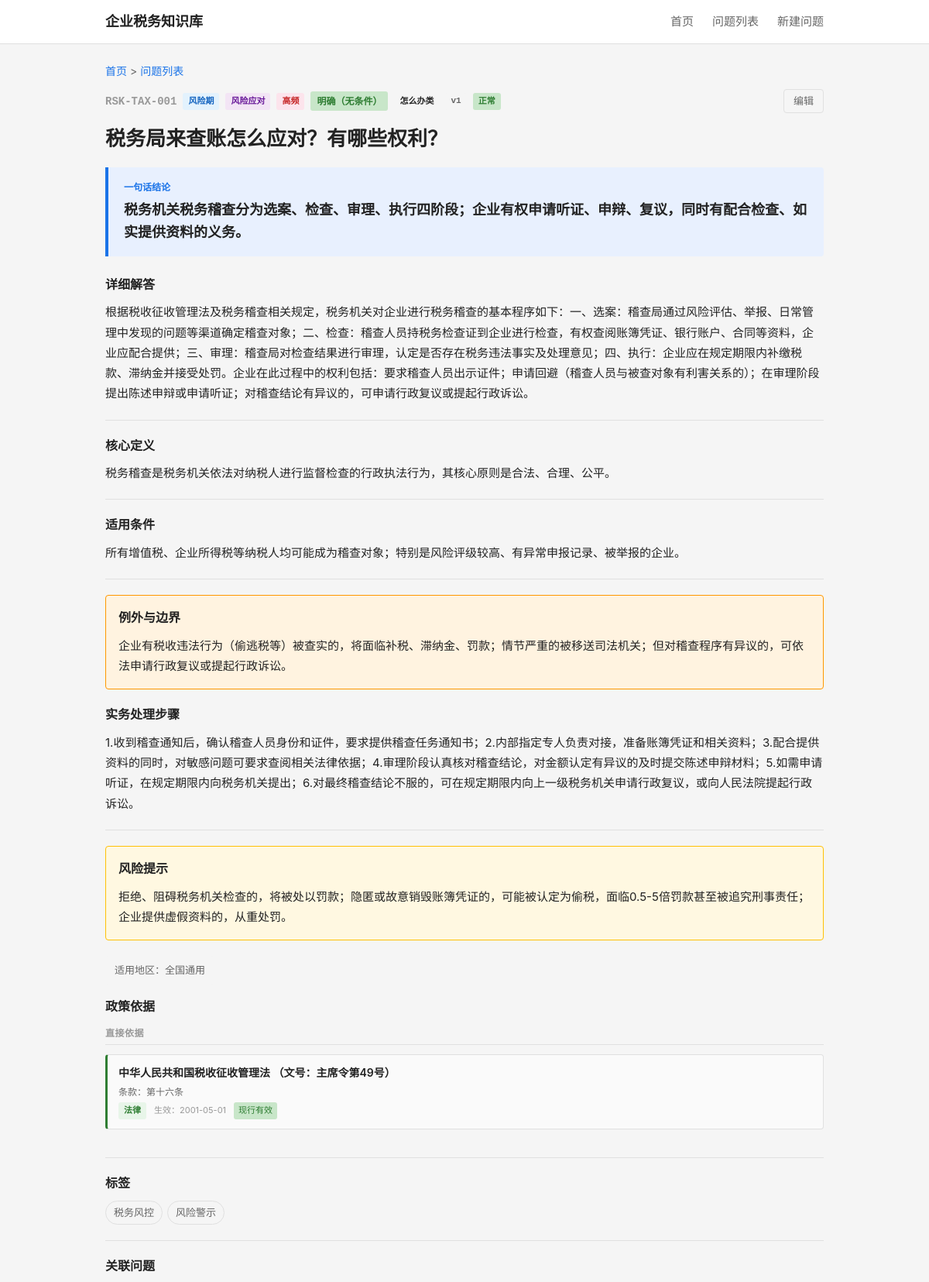
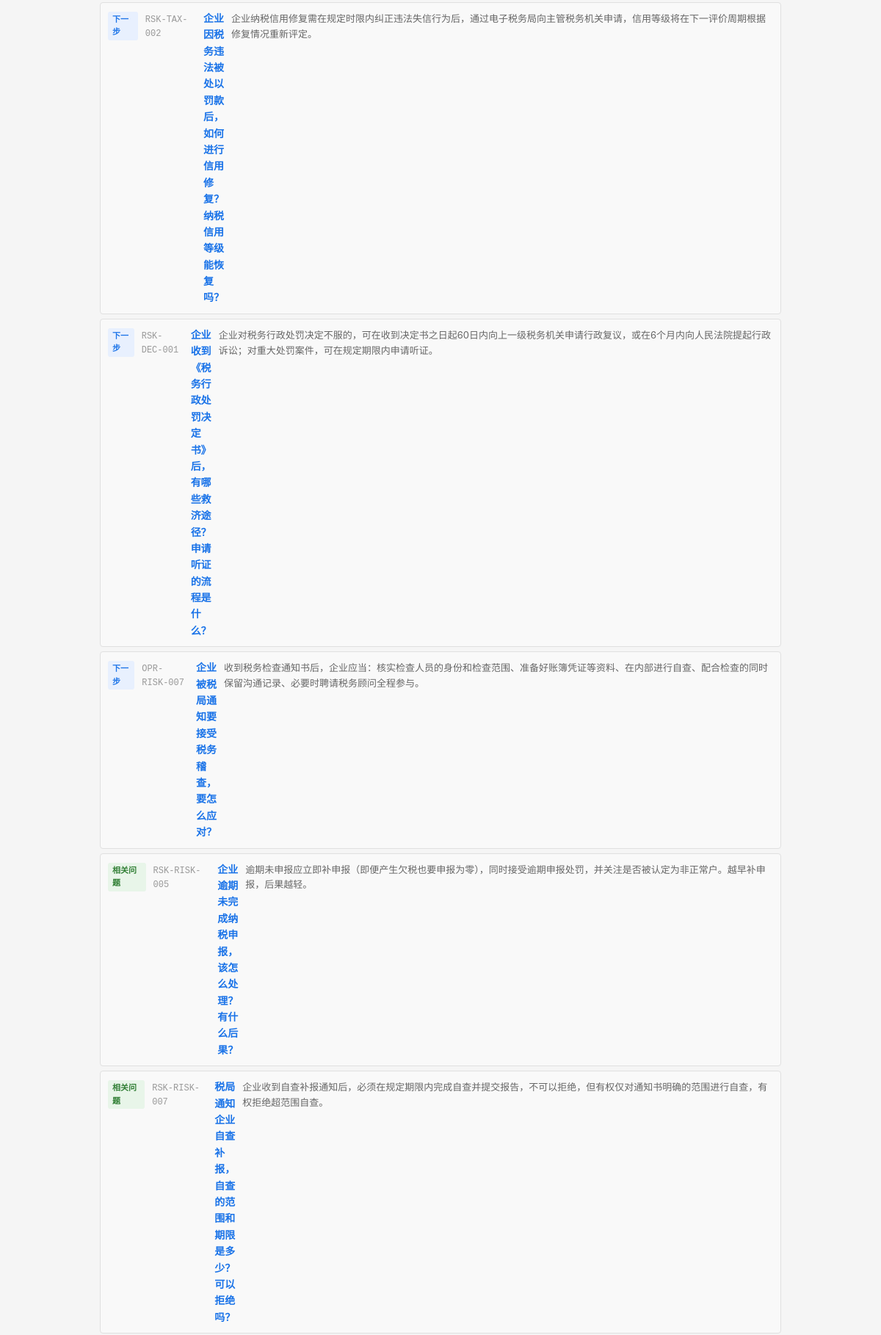
The page /question/RSK-TAX-001 (upper part) on the database its author committed (2 pictures, top to bottom).
### tables this page shows
CREATE TABLE question_master (
    id              INTEGER PRIMARY KEY AUTOINCREMENT,
    question_code   TEXT NOT NULL UNIQUE,
    question_title  TEXT NOT NULL,
    question_plain  TEXT NOT NULL,

    -- 分类
    stage_code      TEXT NOT NULL,
    module_code     TEXT NOT NULL,
    question_type   TEXT NOT NULL,

    -- 答案
    one_line_answer TEXT NOT NULL,
    detailed_answer TEXT,
    core_definition TEXT,

    -- 条件与边界
    applicable_conditions TEXT,
    exceptions_boundary   TEXT,

    -- 实务
    practical_steps TEXT,
    risk_warning    TEXT,

    -- 适用范围
    scope_level     TEXT NOT NULL DEFAULT 'scope_national',
    local_region    TEXT,

    -- 确定性
    answer_certainty TEXT NOT NULL DEFAULT 'certain_clear',

    -- 元数据
    keywords        TEXT,
    high_frequency_flag INTEGER NOT NULL DEFAULT 0,
    newbie_flag     INTEGER NOT NULL DEFAULT 0,

    -- 版本管理
    status          TEXT NOT NULL DEFAULT 'draft',
    version_no      INTEGER NOT NULL DEFAULT 1,

    -- 审计字段
    created_at      TEXT NOT NULL DEFAULT (datetime('now')),
    updated_at      TEXT NOT NULL DEFAULT (datetime('now'))
);

CREATE TABLE question_policy_link (
    id              INTEGER PRIMARY KEY AUTOINCREMENT,
    question_id     INTEGER NOT NULL,
    policy_id       INTEGER NOT NULL,
    support_type    TEXT NOT NULL,
    support_note    TEXT,
    display_order   INTEGER NOT NULL DEFAULT 1,

    FOREIGN KEY (question_id) REFERENCES question_master(id) ON DELETE CASCADE,
    FOREIGN KEY (policy_id)   REFERENCES policy_basis(id)    ON DELETE CASCADE
);

CREATE TABLE policy_basis (
    id              INTEGER PRIMARY KEY AUTOINCREMENT,
    policy_code     TEXT NOT NULL UNIQUE,
    policy_name     TEXT NOT NULL,
    document_no     TEXT,
    article_ref     TEXT,

    -- 政策层级
    policy_level    TEXT NOT NULL,

    -- 有效期
    effective_date  TEXT,
    expiry_date     TEXT,
    current_status  TEXT NOT NULL DEFAULT 'effective',

    -- 内容摘要
    policy_summary  TEXT,
    raw_quote_short TEXT,

    -- 适用范围
    region_scope    TEXT DEFAULT 'national',

    -- 备注
    remarks         TEXT,

    -- 审计字段
    created_at      TEXT NOT NULL DEFAULT (datetime('now')),
    updated_at      TEXT NOT NULL DEFAULT (datetime('now'))
);

CREATE TABLE question_tag_link (
    id              INTEGER PRIMARY KEY AUTOINCREMENT,
    question_id     INTEGER NOT NULL,
    tag_id          INTEGER NOT NULL,
    is_primary      INTEGER NOT NULL DEFAULT 0,
    display_order   INTEGER NOT NULL DEFAULT 1,

    FOREIGN KEY (question_id) REFERENCES question_master(id) ON DELETE CASCADE,
    FOREIGN KEY (tag_id)      REFERENCES tag_dict(id)       ON DELETE CASCADE
);

CREATE TABLE tag_dict (
    id              INTEGER PRIMARY KEY AUTOINCREMENT,
    tag_code        TEXT NOT NULL UNIQUE,
    tag_name        TEXT NOT NULL,
    tag_category    TEXT,
    parent_id       INTEGER,
    display_order   INTEGER NOT NULL DEFAULT 1,
    status          TEXT NOT NULL DEFAULT 'active',

    FOREIGN KEY (parent_id) REFERENCES tag_dict(id) ON DELETE SET NULL
);

CREATE TABLE question_relation (
    id              INTEGER PRIMARY KEY AUTOINCREMENT,
    question_id     INTEGER NOT NULL,
    related_id      INTEGER NOT NULL,
    relation_type   TEXT NOT NULL,
    display_order   INTEGER NOT NULL DEFAULT 1,

    FOREIGN KEY (question_id) REFERENCES question_master(id) ON DELETE CASCADE,
    FOREIGN KEY (related_id)  REFERENCES question_master(id) ON DELETE CASCADE
);

### backend/app.py (the view)
    @app.route('/question/<question_code>')
    def question_detail(question_code):
        from services.question_service import QuestionService
        svc = QuestionService()
        detail = svc.get_question_detail(question_code)
        if not detail:
            return "问题不存在", 404
        stages = svc.get_stages()
        modules = svc.get_modules()
        return render_template('detail.html',
                               detail=detail, stages=stages, modules=modules)

### backend/services/question_service.py (called while the page is built)
    def _query(self, sql, params=None):
        conn = sqlite3.connect(self.db_path)
        conn.execute("PRAGMA foreign_keys = ON")
        conn.row_factory = sqlite3.Row
        cur = conn.cursor()
        if params:
            cur.execute(sql, params)
        else:
            cur.execute(sql)
        rows = cur.fetchall()
        conn.close()
        return [dict(r) for r in rows]

    def _query_one(self, sql, params=None):
        rows = self._query(sql, params)
        return rows[0] if rows else None

    def get_stages(self):
        return self._query("""
            SELECT tag_code, tag_name
            FROM tag_dict
            WHERE tag_category = 'stage'
            ORDER BY display_order
        """)

    def get_modules(self):
        return self._query("""
            SELECT tag_code, tag_name
            FROM tag_dict
            WHERE tag_category = 'module'
            ORDER BY display_order
        """)

### frontend/templates/detail.html (shortened to what this page needs)
{% extends "base.html" %}
{% macro certainty_label(code) %}
    {% if code == 'certain_clear' %}<span class="certainty-tag clear">明确（无条件）</span>
    {% elif code == 'certain_conditional' %}<span class="certainty-tag condition">有条件</span>
    {% elif code == 'certain_dispute' %}<span class="certainty-tag dispute">有争议</span>
    {% elif code == 'certain_practice' %}<span class="certainty-tag practice">实务做法</span>
    {% else %}<span class="certainty-tag">{{ code }}</span>{% endif %}
{% endmacro %}
{% macro policy_level_label(code) %}{{ {'level_law':'法律','level_admin':'行政法规','level_department':'部门规章','level_bulletin':'规范性文件','level_local':'地方文件'}.get(code, code or '') }}{% endmacro %}
{% macro question_type_label(code) %}
{%- if code == 'type_whether' -%}是否类
{%- elif code == 'type_how' -%}怎么办类
{%- elif code == 'type_define' -%}定义类
{%- elif code == 'type_risk' -%}风险类
{%- elif code == 'type_time' -%}时限类
{%- elif code == 'type_why' -%}为什么类
{%- elif code == 'type_what' -%}是什么类
{%- elif code == 'type_clarify' -%}是否类
{%- elif code == 'type_steps' -%}怎么办类
{%- else -%}{{ code }}{%- endif -%}
{% endmacro %}
{% macro status_label(code) %}
    {% if code == 'active' %}正常
    {% elif code == 'draft' %}草稿
    {% elif code == 'pending' %}待复核
    {% elif code == 'archived' %}归档
    {% elif code == 'obsolete' %}过时
    {% else %}{{ code }}{% endif %}
{% endmacro %}
{% macro stage_label(code) %}
    {%- if code == 'SET' -%}设立期
    {%- elif code == 'OPR' -%}开业期
    {%- elif code == 'CHG' -%}变更期
    {%- elif code == 'RSK' -%}风险期
    {%- elif code == 'SUS' -%}停业期
    {%- elif code == 'CLS' -%}注销期
    {%- else -%}{{ code }}{%- endif -%}
{% endmacro %}
{% macro module_label(code) %}
    {%- if code == 'REG' -%}登记设立
    {%- elif code == 'DEC' -%}申报纳税
    {%- elif code == 'INV' -%}发票管理
    {%- elif code == 'VAT' -%}增值税
    {%- elif code == 'IIT' -%}个人所得税
    {%- elif code == 'CIT' -%}企业所得税
    {%- elif code == 'SSF' -%}社保公积金
    {%- elif code == 'CHG' -%}变更登记
    {%- elif code == 'CLEAR' -%}清税注销
    {%- elif code == 'RISK' -%}风险应对
    {%- elif code == 'FEE' -%}成本费用
    {%- elif code == 'PREF' -%}优惠政策
    {%- elif code == 'ETAX' -%}电子税务
    {%- else -%}{{ code }}{%- endif -%}
{% endmacro %}
{% macro relation_type_label(code) %}
    {%- if code == 'related' -%}相关问题
    {%- elif code == 'next_step' -%}下一步
    {%- elif code == 'prerequisite' -%}前提问题
    {%- elif code == 'similar' -%}相似问题
    {%- elif code == 'see_also' -%}交叉参考
    {%- else -%}{{ code }}{%- endif -%}
{% endmacro %}
{% block main %}
<div class="detail-header">
    <div class="breadcrumb">
        <a href="/">首页</a> &gt; <a href="/questions">问题列表</a>
    </div>
    <div class="question-meta-top">
        <span class="q-code-lg">{{ detail.question_code }}</span>
        <span class="q-badge stage">{{ stage_label(detail.stage_code) }}</span>
        <span class="q-badge module">{{ module_label(detail.module_code) }}</span>
        {% if detail.high_frequency_flag %}
        <span class="q-badge hf">高频</span>
        {% endif %}
        {{ certainty_label(detail.answer_certainty) }}
        <span class="q-badge">{{ question_type_label(detail.question_type) }}</span>
        <span class="q-badge version">v{{ detail.version_no }}</span>
        <span class="q-badge status-{{ detail.status }}">{{ status_label(detail.status) }}</span>
        <a href="/question/{{ detail.question_code }}/edit" class="edit-btn">编辑</a>
    </div>
</div>
<h1 class="detail-title">{{ detail.question_plain if detail.question_plain else detail.question_title }}</h1>
<div class="answer-box">
    <div class="answer-label">一句话结论</div>
    <div class="answer-content">{{ detail.one_line_answer }}</div>
</div>
{% if detail.detailed_answer %}
<div class="detail-section">
    <h3>详细解答</h3>
    <div class="detail-text">{{ detail.detailed_answer }}</div>
</div>
{% endif %}
{% if detail.core_definition %}
<div class="detail-section">
    <h3>核心定义</h3>
    <div class="detail-text">{{ detail.core_definition }}</div>
</div>
{% endif %}
{% if detail.applicable_conditions %}
<div class="detail-section">
    <h3>适用条件</h3>
    <div class="detail-text">{{ detail.applicable_conditions }}</div>
</div>
{% endif %}
{% if detail.exceptions_boundary %}
<div class="detail-section exception">
    <h3>例外与边界</h3>
    <div class="detail-text">{{ detail.exceptions_boundary }}</div>
</div>
{% endif %}
{% if detail.practical_steps %}
<div class="detail-section">
    <h3>实务处理步骤</h3>
    <div class="detail-text">{{ detail.practical_steps }}</div>
</div>
{% endif %}
{% if detail.risk_warning %}
<div class="detail-section warning">
    <h3>风险提示</h3>
    <div class="detail-text">{{ detail.risk_warning }}</div>
</div>
{% endif %}
{% if detail.scope_level == 'scope_national' %}
<div class="scope-note">适用地区：全国通用</div>
{% elif detail.scope_level == 'scope_local' %}
<div class="scope-note">适用地区：地方口径</div>
{% elif detail.scope_level == 'scope_mixed' %}
<div class="scope-note">适用地区：混合口径</div>
{% elif detail.local_region %}
<div class="scope-note local">地区：{{ detail.local_region }}</div>
{% endif %}
{% if detail.policies %}
{% set direct_policies = [] %}
{% set procedure_policies = [] %}
{% set other_policies = [] %}
{% for p in detail.policies %}
    {% if p.support_type == 'support_direct' %}{% do direct_policies.append(p) %}{% endif %}
    {% if p.support_type == 'support_procedure' %}{% do procedure_policies.append(p) %}{% endif %}
    {% if p.support_type not in ['support_direct', 'support_procedure'] %}{% do other_policies.append(p) %}{% endif %}
{% endfor %}
<div class="detail-section policies-section">
    <h3>政策依据</h3>
    {% if direct_policies %}
    <div class="policy-group">
        <div class="policy-group-label">直接依据</div>
        <ul class="policy-list">
            {% for p in direct_policies %}
            <li class="policy-item type-direct">
                <div class="policy-title">
                    {{ p.policy_name }}
                    {% if p.article_ref %}（文号：{{ p.document_no }}）{% endif %}
                </div>
                {% if p.article_ref %}<div class="policy-article">条款：{{ p.article_ref }}</div>{% endif %}
                <div class="policy-meta">
                    <span class="policy-level-badge level-{{ p.policy_level }}">{{ policy_level_label(p.policy_level) }}</span>
                    {% if p.effective_date %}<span class="policy-effective">生效：{{ p.effective_date }}</span>{% endif %}
                    {% if p.current_status == 'pol_effective' %}<span class="policy-stat effective">现行有效</span>
                    {% elif p.current_status == 'pol_expired' %}<span class="policy-stat expired">已失效</span>
                    {% elif p.current_status == 'pol_partial' %}<span class="policy-stat partial">部分失效</span>{% endif %}
                </div>
            </li>
            {% endfor %}
        </ul>
    </div>
    {% endif %}
</div>
{% endif %}
{% if detail.tags %}
<div class="detail-section tags-section">
    <h3>标签</h3>
    <div class="tag-list">
        {% for t in detail.tags %}
        <a href="/questions?tag={{ t.tag_code }}" class="tag-chip {% if t.is_primary %}primary{% endif %}">{{ t.tag_name }}</a>
        {% endfor %}
    </div>
</div>
{% endif %}
{% if detail.relations %}
<div class="detail-section relations">
    <h3>关联问题</h3>
    <ul class="relation-list">
        {% for r in detail.relations %}
        <li>
            <a href="/question/{{ r.question_code }}" class="relation-link">
                <span class="rel-type-badge type-{{ r.relation_type }}">{{ relation_type_label(r.relation_type) }}</span>
                <span class="rel-code">{{ r.question_code }}</span>
                <span class="rel-title">{{ r.question_title }}</span>
                <span class="rel-answer">{{ r.one_line_answer }}</span>
            </a>
        </li>
        {% endfor %}
    </ul>
</div>
{% endif %}
{% endblock %}

### rows shown on the page
question_master: question_code "RSK-TAX-001", version_no "1", question_plain "税务局来查账怎么应对？有哪些权利？", one_line_answer "税务机关税务稽查分为选案、检查、审理、执行四阶段；企业有权申请听证、申辩、复议，同时有配合检查、如实提供资料的义务。", detailed_answer "根据税收征收管理法及税务稽查相关规定，税务机关对企业进行税务稽查的基本程序如下：一、选案：稽查局通过风险评估、举报、日常管理中发现的问题等渠道确定稽查对象；二、检查：稽查人员持税务检查证到企业进行检查，有权查阅账簿凭证、银行账户、合同等资料，企业应配合提供；三、审理：稽查局对检查结果进行审理，认定是否存在税务违法事实及处理意见；四、执行：企业应在规定期限内补缴税款、滞纳金并接受处罚。企业在此过程中的权利包括：要求稽查人员出示证件；申请回避（稽查人员与被查对象有利害关系的）；在审理阶段提出陈述申辩或申请听证；对稽查结论有异议的，可申请行政复议或提起行政诉讼。", core_definition "税务稽查是税务机关依法对纳税人进行监督检查的行政执法行为，其核心原则是合法、合理、公平。", applicable_conditions "所有增值税、企业所得税等纳税人均可能成为稽查对象；特别是风险评级较高、有异常申报记录、被举报的企业。", exceptions_boundary "企业有税收违法行为（偷逃税等）被查实的，将面临补税、滞纳金、罚款；情节严重的被移送司法机关；但对稽查程序有异议的，可依法申请行政复议或提起行政诉讼。", practical_steps "1.收到稽查通知后，确认稽查人员身份和证件，要求提供稽查任务通知书；2.内部指定专人负责对接，准备账簿凭证和相关资料；3.配合提供资料的同时，对敏感问题可要求查阅相关法律依据；4.审理阶段认真核对稽查结论，对金额认定有异议的及时提交陈述申辩材料；5.如需申请听证，在规定期限内向税务机关提出；6.对最终稽查结论不服的，可在规定期限内向上一级税务机关申请行政复议，或向人民法院提起行政诉讼。", risk_warning "拒绝、阻碍税务机关检查的，将被处以罚款；隐匿或故意销毁账簿凭证的，可能被认定为偷税，面临0.5-5倍罚款甚至被追究刑事责任；企业提供虚假资料的，从重处罚。"
question_policy_link: policy_name "中华人民共和国税收征收管理法", document_no "主席令第49号", article_ref "第十六条", effective_date "2001-05-01"
policy_basis: policy_level "法律"
question_tag_link: tag_name "税务风控"
question_tag_link: tag_name "风险警示"
question_relation: relation_type "下一步", question_code "RSK-TAX-002", question_title "企业因税务违法被处以罚款后，如何进行信用修复？纳税信用等级能恢复吗？", one_line_answer "企业纳税信用修复需在规定时限内纠正违法失信行为后，通过电子税务局向主管税务机关申请，信用等级将在下一评价周期根据修复情况重新评定。"
question_relation: relation_type "下一步", question_code "RSK-DEC-001", question_title "企业收到《税务行政处罚决定书》后，有哪些救济途径？申请听证的流程是什么？", one_line_answer "企业对税务行政处罚决定不服的，可在收到决定书之日起60日内向上一级税务机关申请行政复议，或在6个月内向人民法院提起行政诉讼；对重大处罚案件，可在规定期限内申请听证。"
question_relation: relation_type "下一步", question_code "OPR-RISK-007", question_title "企业被税局通知要接受税务稽查，要怎么应对？", one_line_answer "收到税务检查通知书后，企业应当：核实检查人员的身份和检查范围、准备好账簿凭证等资料、在内部进行自查、配合检查的同时保留沟通记录、必要时聘请税务顾问全程参与。"
question_relation: relation_type "相关问题", question_code "RSK-RISK-005", question_title "企业逾期未完成纳税申报，该怎么处理？有什么后果？", one_line_answer "逾期未申报应立即补申报（即便产生欠税也要申报为零），同时接受逾期申报处罚，并关注是否被认定为非正常户。越早补申报，后果越轻。"
question_relation: relation_type "相关问题", question_code "RSK-RISK-007", question_title "税局通知企业自查补报，自查的范围和期限是多少？可以拒绝吗？", one_line_answer "企业收到自查补报通知后，必须在规定期限内完成自查并提交报告，不可以拒绝，但有权仅对通知书明确的范围进行自查，有权拒绝超范围自查。"
